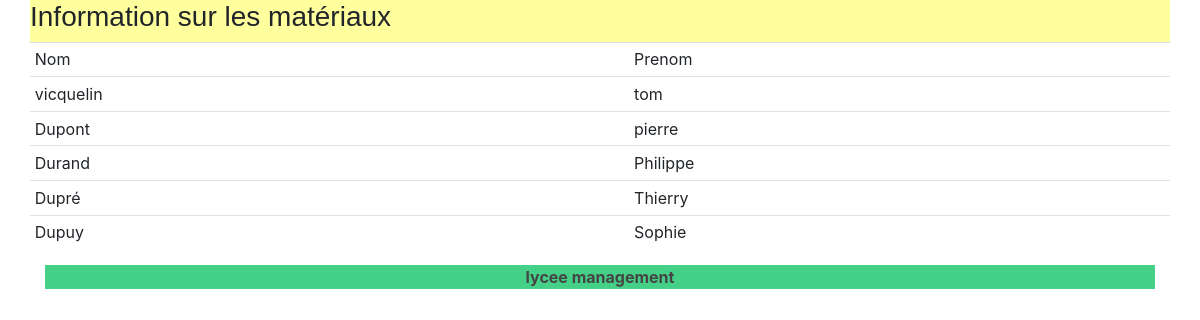
The page /lycee/enseignant/info on the database its author committed.
### lycee/models.py (models this page shows, shortened)
class Enseignant(models.Model):
    nom = models.CharField(
        max_length=50,
        blank=False,
        null=False
    )
    prenom = models.CharField(
        max_length=50,
        blank=False,
        null=False
    )

### lycee/views.py (the view)
# urls.py: path('lycee/enseignant/info', InfoEnseignantView, name="info_enseignant"),
def InfoEnseignantView(request):
    result_list = Enseignant.objects.all
    context = {'list': result_list}
    return render(request, 'lycee/enseignant/info.html', context)

### lycee/templates/lycee/enseignant/info.html
{% extends 'master.html'%}
{% block title %}
    Information sur les matériaux
{% endblock %}
{% block content %}
    <table class="table table-sm">
        <thead>
            <tr>
                <td>Nom</td>
                <td>Prenom</td>
            </tr>
        </thead>
        <tbody>
        {% for enseignant in list %}
            <tr>
                <td>{{enseignant.nom}}</td>
                <td>{{enseignant.prenom}}</td>
            </tr>
        {% endfor %}
        </tbody>
    </table>
{% endblock %}

### lycee/static/lycee/style.css (style rules this page uses)
html { position: relative; min-height: 100%; }

### rows shown on the page
Enseignant: nom "vicquelin", prenom "tom"
Enseignant: nom "Dupont", prenom "pierre"
Enseignant: nom "Durand", prenom "Philippe"
Enseignant: nom "Dupré", prenom "Thierry"
Enseignant: nom "Dupuy", prenom "Sophie"
